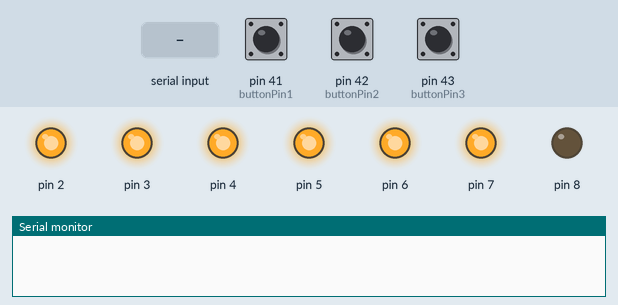
Bench run of a sketch on a simulated Arduino Mega 2560, built with avr-gcc and run on an emulated ATmega2560. Parts: output pins drawn as LEDs (lit = HIGH), the last lines printed to the serial monitor. The inputs (shaded band) are chosen by the test bench; at power-on: pin 41 (buttonPin1) HIGH, pin 42 (buttonPin2) HIGH, pin 43 (buttonPin3) HIGH.

Above: at 1.2 s.
1.3 s: pin 41 (buttonPin1) pulled LOW for 0.15 s
At 1.7 s:
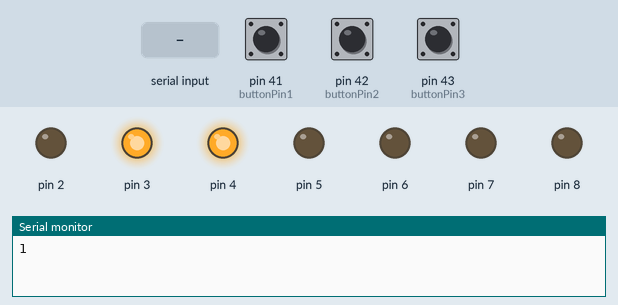
2.9 s: "d" received over Serial
At 4.1 s:
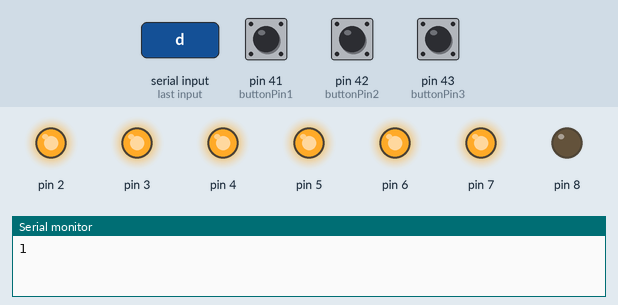
4.4 s: pin 42 (buttonPin2) pulled LOW for 0.15 s
At 5.3 s:
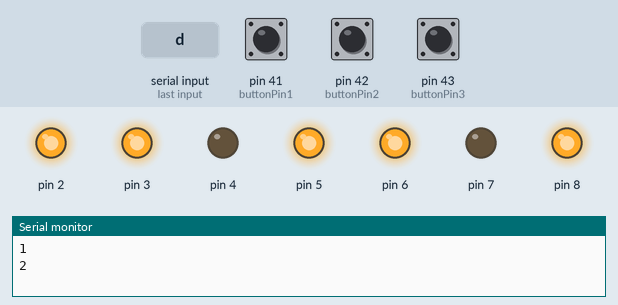
Timing chart, 0 to 7.4 s (numbered marks = the images above; inputs shaded):
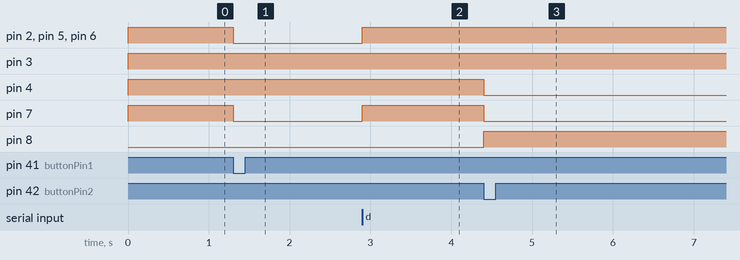

The sketch:

_7sgled.ino
```cpp
/*********************************************************************************/
/* 7セグメントLED表示          Ver.1.00β        created　by J3　イントロ班      */
/*********************************************************************************/

/******************************************************/
/* グローバル関数                                     */
/******************************************************
/*****************************************/
/* ボタンポート定義                      */
/*****************************************/
 int buttonPin1 = 41;
 int buttonPin2 = 42;
 int buttonPin3 = 43;
  //int buttonPin4 = 44;
  //int buttonPin5 = 45;
  //int buttonPin6 = 46;
  //const int LED = 13;

/******************************************/
/* フラグ関連                             */
/******************************************/
int flg1 = 0;
int flg2 = 0;
int flg3 = 0;
int flg4 = 0;
int flg5 = 0;
int flg6 = 0;
int Cnt  = 0;

/********************************/
/* 初期化                       */
/********************************/
void setup() {

   for( int i = 2; i < 9; ++i ){ //2～8 pinMode( OUTPUT )
       pinMode(i,OUTPUT);
   }

    pinMode( buttonPin1, INPUT_PULLUP );
    pinMode( buttonPin2, INPUT_PULLUP );
    pinMode( buttonPin3, INPUT_PULLUP );
 //   pinMode( LED, OUTPUT );
    //pinMode(buttonPin4, INPUT);
    //pinMode(buttonPin5, INPUT);
    //pinMode(buttonPin6, INPUT);
    Serial.begin(9600); // 9600bpsでシリアルポートを開始

}

/********************************/
// LEDレイアウト定義
// 0,1,2,3,4,5,6,7,8,9   .
/********************************/
boolean Num_Array[10][7] = { //0～9まで
    { 1,1,1,1,1,1,0 }, { 0,1,1,0,0,0,0 }, { 1,1,0,1,1,0,1 },
    { 1,1,1,1,0,0,1 }, { 0,1,1,0,0,1,1 }, { 1,0,1,1,0,1,1 },
    { 1,0,1,1,1,1,1 }, { 1,1,1,0,0,1,0 }, { 1,1,1,1,1,1,1 },
    { 1,1,1,1,0,1,1 }
};

/*boolean Num_Array[11][8]={ //学校の7セグ
  {0,0,0,1,0,0,0,1},{1,1,0,1,0,1,1,1},{0,0,1,1,0,0,1,0},{1,0,0,1,0,0,1,0},
  {1,1,0,1,0,1,0,0},{1,0,0,1,1,0,0,0},{0,0,0,1,1,0,0,0},{1,1,0,1,0,0,0,1},
  {0,0,0,1,0,0,0,0},{1,0,0,1,0,0,0,0},{1,1,1,0,1,1,1,1}
};*/

/*boolean Num_Array[11][8] = {
  {0,0,0,1,1,0,0,0},{1,1,0,1,1,1,1,0},{0,0,1,1,0,1,0,0},{1,0,0,1,0,1,0,0},
  {1,1,0,1,0,0,1,0},{1,0,0,1,0,0,0,1},{0,0,0,1,0,0,0,1},{1,1,0,1,1,0,0,0},
  {0,0,0,1,0,0,0,0},{1,0,0,1,0,0,0,0},{1,1,1,0,1,1,1,1}
};*/


/*********************************/
// LED表示関数
/*********************************/
void NumPrint( int Number ) {
    for ( int w = 0; w <= 7; ++w ) {
        digitalWrite( w+2, -Num_Array[Number][w] );
    }
}

/*void NumPrint(int Number){

  for (int w=0; w<=7; w++){
  digitalWrite(w+1,Num_Array[Number][w]);
  }
}
*/
/*************************************/
/* ループ                            */
/*************************************/
void loop() {

    if( flg1 == 0 && flg2 == 0 && flg3 == 0 ) {
        if ( digitalRead( buttonPin1 ) == LOW ) { flg1 = 1; Serial.println("1"); }
        else if( digitalRead( buttonPin2 ) == LOW ) { flg2 = 1; Serial.println("2"); }
        else if( digitalRead( buttonPin3 ) == LOW ) { flg3 = 1; Serial.println("3"); }
        //else if(digitalRead(buttonPin4) == HIGH) {flg4 = 1;Serial.println("4");}
        //else if(digitalRead(buttonPin5) == HIGH) {flg5 = 1;Serial.println("5");}
        //else if(digitalRead(buttonPin6) == HIGH) {flg6 = 1;Serial.println("6");}
    } else {
        if( Serial.available() > 0 ) {
            if( Serial.read() == 100 ) {
                //flg1 = flg2 = flg3 = flg4 = flg5 = flg6 = 0;
                flg1 = flg2 = flg3 = 0;
            }
        }
    }
    if( flg1 == 1 ) NumPrint( 1 );
    else if( flg2 == 1 ) NumPrint( 2 );
    else if( flg3 == 1 ) NumPrint( 3 );
    //else if( flg4 == 1 ) NumPrint(4);
    //else if( flg5 == 1 ) NumPrint(5);
    //else if( flg6 == 1 ) NumPrint(6);
    else NumPrint( 0 );

  /*  if( flg1 && Cnt == 0 ) {
        delay( 50 );
        digitalWrite( LED, HIGH );
        delay( 300 );
        digitalWrite( LED, LOW );
        delay( 300 );
        Cnt++;
    } else if( flg2 && Cnt < 2 ) {
        delay( 50 );
        digitalWrite( LED, HIGH );
        delay( 300 );
        digitalWrite( LED, LOW );
        delay( 300 );
        Cnt++;
    } else if ( flg3 && Cnt < 3 ) {
        delay( 50 );
        digitalWrite( LED, HIGH );
        delay( 300 );
        digitalWrite( LED, LOW );
        delay( 300 );
        Cnt++;
    }
    Cnt = 0;
    */
}

/*******************************************/
/* EOF                                     */
/*******************************************/
```

Measured:
- after the input at 1.3 s, pin 2, pin 5–7: HIGH → LOW at once
- after the input at 2.9 s, pin 2, pin 5–7: LOW → HIGH at once
- after the input at 4.4 s, pin 4, pin 7: HIGH → LOW at once; pin 8: LOW → HIGH at once
